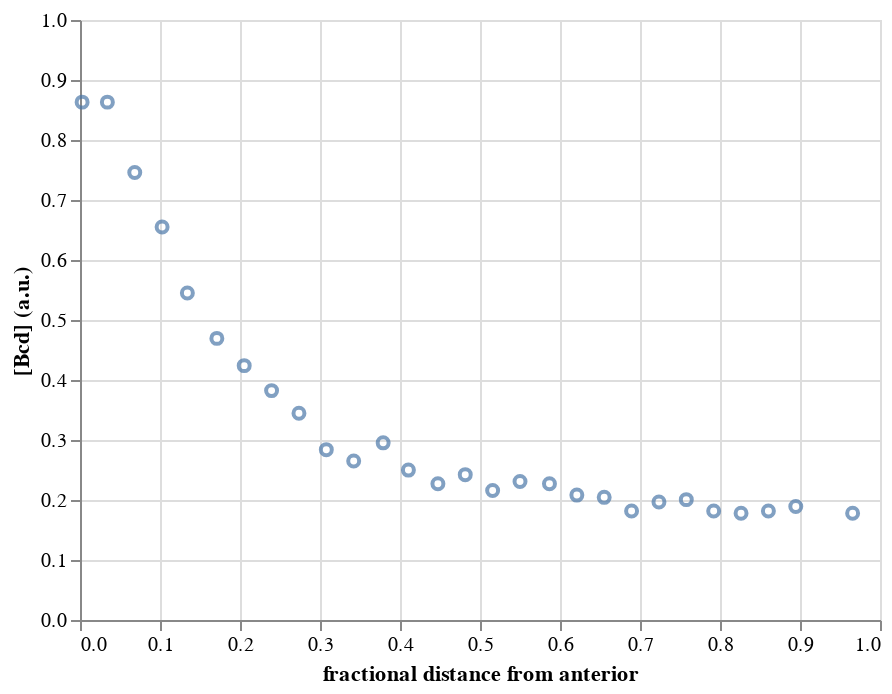

The cell this chart's notebook holds for it:
### Markdown cell above
Let's plot the data to see what we are dealing with.

### Code cell
dots = alt.Chart(df
    ).mark_point(
    ).encode(
        x='fractional distance from anterior:Q',
        y=alt.Y('bcd:Q', title='[Bcd] (a.u.)', scale=alt.Scale(domain=[0, 1])))

dots

### Figure 1 — Vega-Lite specification as saved in the notebook (floating-point values rounded to 4 significant figures)
{"$schema": "https://vega.github.io/schema/vega-lite/v2.4.3.json", "config": {"view": {"height": 300, "width": 400}}, "data": {"values": [{"bcd": 0.8631, "fractional distance from anterior": 0.002645}, {"bcd": 0.8631, "fractional distance from anterior": 0.03422}, {"bcd": 0.7457, "fractional distance from anterior": 0.06845}, {"bcd": 0.6549, "fractional distance from anterior": 0.1026}, {"bcd": 0.5451, "fractional distance from anterior": 0.1342}, {"bcd": 0.4694, "fractional distance from anterior": 0.1711}, {"bcd": 0.4239, "fractional distance from anterior": 0.2053}, {"bcd": 0.3823, "fractional distance from anterior": 0.2395}, {"bcd": 0.3444, "fractional distance from anterior": 0.2737}, {"bcd": 0.2839, "fractional distance from anterior": 0.3079}, {"bcd": 0.2649, "fractional distance from anterior": 0.3421}, {"bcd": 0.2953, "fractional distance from anterior": 0.3789}, {"bcd": 0.2498, "fractional distance from anterior": 0.4105}, {"bcd": 0.2271, "fractional distance from anterior": 0.4474}, {"bcd": 0.2422, "fractional distance from anterior": 0.4816}, {"bcd": 0.2158, "fractional distance from anterior": 0.5158}, {"bcd": 0.2309, "fractional distance from anterior": 0.55}, {"bcd": 0.2271, "fractional distance from anterior": 0.5868}, {"bcd": 0.2082, "fractional distance from anterior": 0.6211}, {"bcd": 0.2044, "fractional distance from anterior": 0.6552}, {"bcd": 0.1817, "fractional distance from anterior": 0.6895}, {"bcd": 0.1968, "fractional distance from anterior": 0.7237}, {"bcd": 0.2006, "fractional distance from anterior": 0.7579}, {"bcd": 0.1817, "fractional distance from anterior": 0.7921}, {"bcd": 0.1779, "fractional distance from anterior": 0.8263}, {"bcd": 0.1817, "fractional distance from anterior": 0.8605}, {"bcd": 0.1893, "fractional distance from anterior": 0.8947}, {"bcd": 0.1779, "fractional distance from anterior": 0.9658}]}, "encoding": {"x": {"field": "fractional distance from anterior", "type": "quantitative"}, "y": {"field": "bcd", "scale": {"domain": [0, 1]}, "title": "[Bcd] (a.u.)", "type": "quantitative"}}, "mark": "point"}
